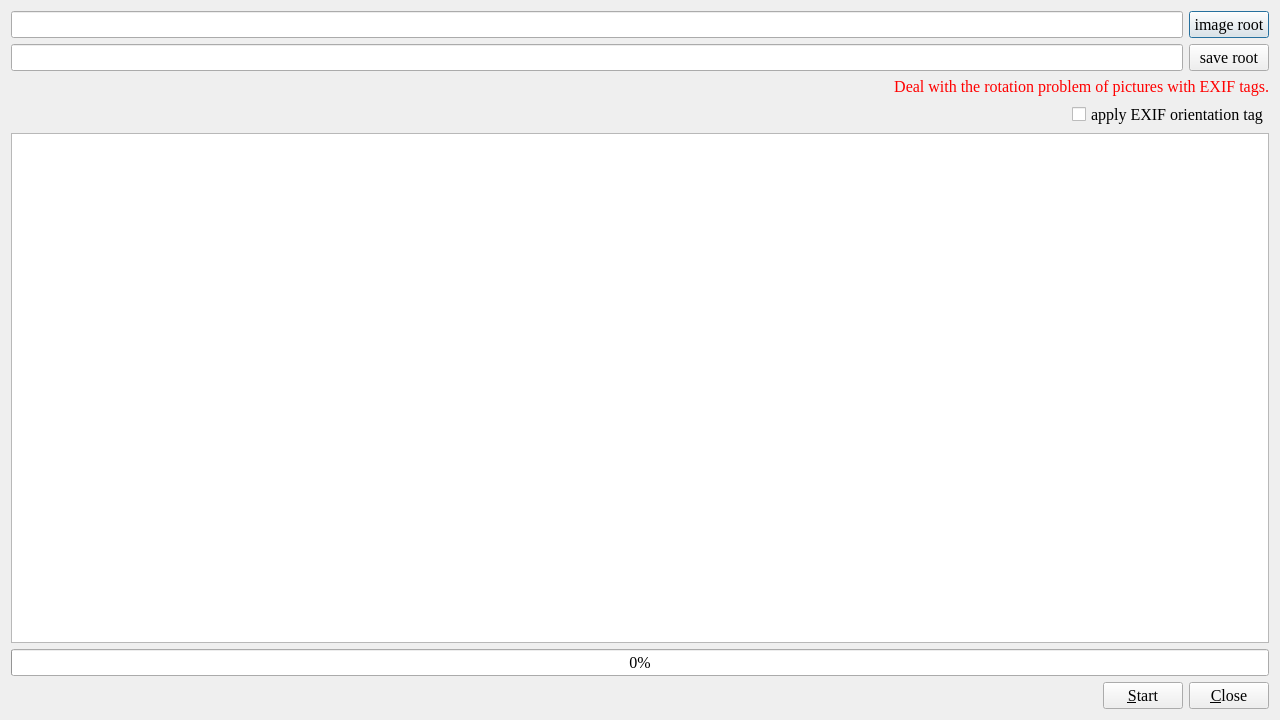
<?xml version="1.0" encoding="UTF-8"?>
<ui version="4.0">
 <class>Dialog</class>
 <widget class="QDialog" name="Dialog">
  <property name="geometry">
   <rect>
    <x>0</x>
    <y>0</y>
    <width>1280</width>
    <height>720</height>
   </rect>
  </property>
  <property name="font">
   <font>
    <family>Times New Roman</family>
    <pointsize>12</pointsize>
   </font>
  </property>
  <property name="windowTitle">
   <string>Process EXIF tag</string>
  </property>
  <layout class="QVBoxLayout" name="verticalLayout">
   <item>
    <widget class="QWidget" name="widget" native="true">
     <layout class="QHBoxLayout" name="horizontalLayout">
      <property name="leftMargin">
       <number>0</number>
      </property>
      <property name="topMargin">
       <number>0</number>
      </property>
      <property name="rightMargin">
       <number>0</number>
      </property>
      <property name="bottomMargin">
       <number>0</number>
      </property>
      <item>
       <widget class="QLineEdit" name="lineEdit_image_root">
        <property name="readOnly">
         <bool>true</bool>
        </property>
       </widget>
      </item>
      <item>
       <widget class="QPushButton" name="pushButton_image_root">
        <property name="text">
         <string>image root</string>
        </property>
       </widget>
      </item>
     </layout>
    </widget>
   </item>
   <item>
    <widget class="QWidget" name="widget_2" native="true">
     <layout class="QHBoxLayout" name="horizontalLayout_2">
      <property name="leftMargin">
       <number>0</number>
      </property>
      <property name="topMargin">
       <number>0</number>
      </property>
      <property name="rightMargin">
       <number>0</number>
      </property>
      <property name="bottomMargin">
       <number>0</number>
      </property>
      <item>
       <widget class="QLineEdit" name="lineEdit_save_root">
        <property name="readOnly">
         <bool>true</bool>
        </property>
       </widget>
      </item>
      <item>
       <widget class="QPushButton" name="pushButton_save_root">
        <property name="text">
         <string>save root</string>
        </property>
       </widget>
      </item>
     </layout>
    </widget>
   </item>
   <item>
    <widget class="QLabel" name="label">
     <property name="styleSheet">
      <string notr="true">color: rgb(255, 0, 0);</string>
     </property>
     <property name="text">
      <string>Deal with the rotation problem of pictures with EXIF tags.</string>
     </property>
     <property name="alignment">
      <set>Qt::AlignRight|Qt::AlignTrailing|Qt::AlignVCenter</set>
     </property>
    </widget>
   </item>
   <item>
    <widget class="QWidget" name="widget_3" native="true">
     <layout class="QHBoxLayout" name="horizontalLayout_3">
      <property name="leftMargin">
       <number>0</number>
      </property>
      <property name="topMargin">
       <number>0</number>
      </property>
      <property name="rightMargin">
       <number>0</number>
      </property>
      <property name="bottomMargin">
       <number>0</number>
      </property>
      <item>
       <spacer name="horizontalSpacer">
        <property name="orientation">
         <enum>Qt::Horizontal</enum>
        </property>
        <property name="sizeHint" stdset="0">
         <size>
          <width>1070</width>
          <height>20</height>
         </size>
        </property>
       </spacer>
      </item>
      <item>
       <widget class="QCheckBox" name="checkBox_apply_exif">
        <property name="text">
         <string>apply EXIF orientation tag</string>
        </property>
       </widget>
      </item>
     </layout>
    </widget>
   </item>
   <item>
    <widget class="QTextBrowser" name="textBrowser">
     <property name="font">
      <font>
       <family>宋体</family>
       <pointsize>12</pointsize>
      </font>
     </property>
    </widget>
   </item>
   <item>
    <widget class="QProgressBar" name="progressBar">
     <property name="value">
      <number>0</number>
     </property>
    </widget>
   </item>
   <item>
    <widget class="QWidget" name="widget_4" native="true">
     <layout class="QHBoxLayout" name="horizontalLayout_4">
      <property name="leftMargin">
       <number>0</number>
      </property>
      <property name="topMargin">
       <number>0</number>
      </property>
      <property name="rightMargin">
       <number>0</number>
      </property>
      <property name="bottomMargin">
       <number>0</number>
      </property>
      <item>
       <spacer name="horizontalSpacer_2">
        <property name="orientation">
         <enum>Qt::Horizontal</enum>
        </property>
        <property name="sizeHint" stdset="0">
         <size>
          <width>1097</width>
          <height>20</height>
         </size>
        </property>
       </spacer>
      </item>
      <item>
       <widget class="QPushButton" name="pushButton_start">
        <property name="text">
         <string>&amp;Start</string>
        </property>
       </widget>
      </item>
      <item>
       <widget class="QPushButton" name="pushButton_close">
        <property name="text">
         <string>&amp;Close</string>
        </property>
       </widget>
      </item>
     </layout>
    </widget>
   </item>
  </layout>
 </widget>
 <resources/>
 <connections/>
</ui>
